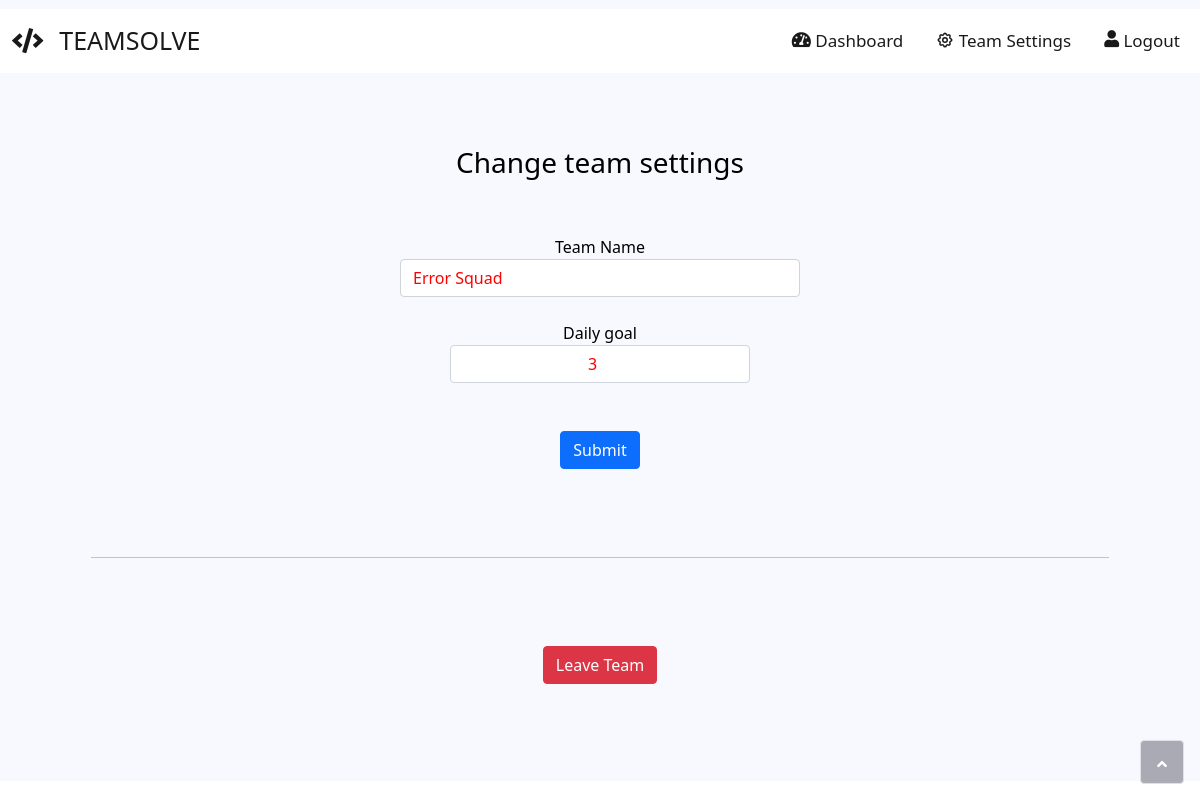
Page /settings (signed in) on the earlier database version.
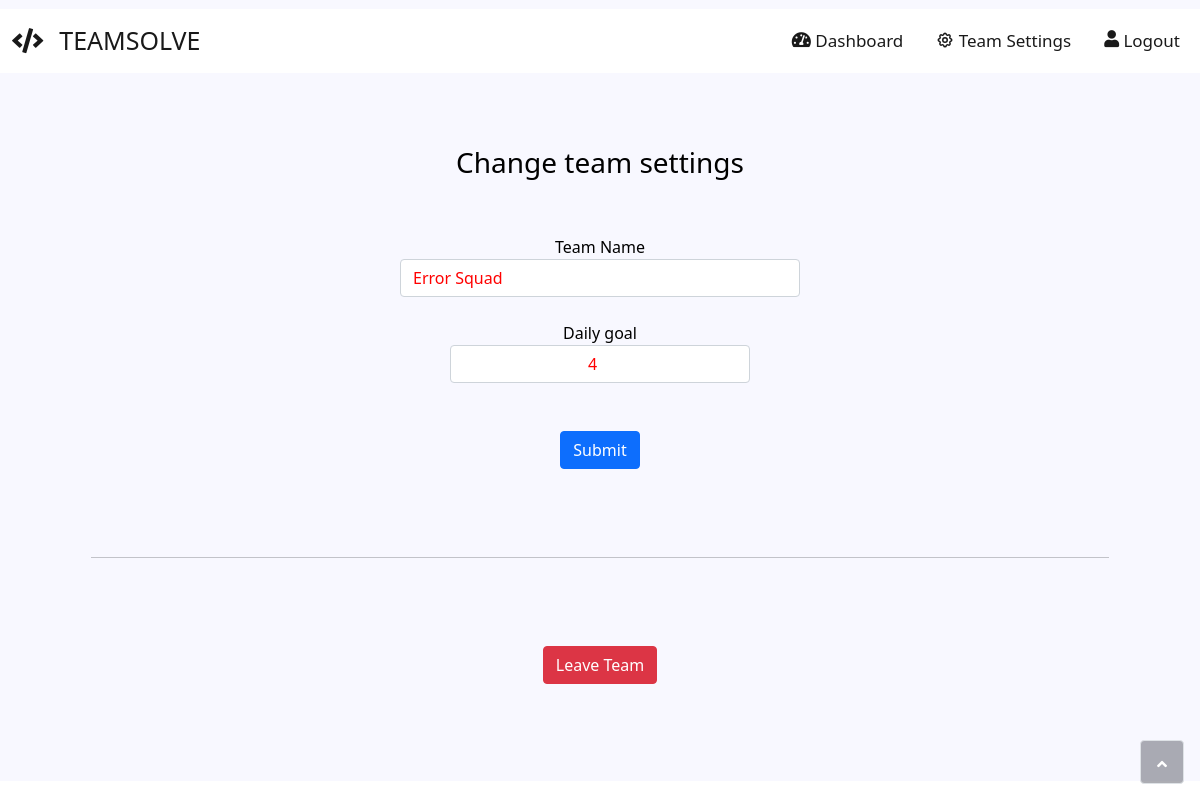
Same page on the later database version.
### website/models.py (models this page shows)
class Team(db.Model):
    id = db.Column(db.Integer, primary_key=True)
    name = db.Column(db.String(150))
    problemsNum = db.Column(db.Integer)
    index = db.Column(db.Integer)
    listNum = db.Column(db.Integer)
    members = db.relationship('User')

### website/views.py (the view, shortened to what this page needs)
@views.route('/settings', methods=['GET', 'POST'])
@login_required
def settings():
    if not current_user.teamId:
        return redirect(url_for('views.home'))
    return render_template("settings.html", user=current_user, team=get_team())

### website/__init__.py (called while the page is built)
def create_app():
    app = Flask(__name__)
    app.config['SECRET_KEY'] = 'hjshjhdjah kjshkjdhjs'
    app.config['SQLALCHEMY_DATABASE_URI'] = f'sqlite:///{DB_NAME}'
    db.init_app(app)
    from .views import views
    from .auth import auth
    app.register_blueprint(views, url_prefix='/')
    app.register_blueprint(auth, url_prefix='/')
    from .models import User, Team, Problem
    create_database(app)
    login_manager = LoginManager()
    login_manager.login_view = 'auth.login'
    login_manager.init_app(app)
    with app.app_context():
        if not Problem.query.get(int(1)):
            load_problems(app)
    @login_manager.user_loader
    def load_user(id):
        return User.query.get(int(id))
    return app

### website/views.py (called while the page is built)
def get_team():
    return Team.query.get(current_user.teamId)

### website/templates/settings.html
{% extends "index.html" %} {% block title %}Home{% endblock %}
{% block content %}
<div style="padding: 49px;">
   <form method="POST">
      <h3 style="color: black; "  align="center">Change team settings</h3>
      <br>
      <br>
      <center>
      <div class="form-group">
         <label style="color: black;"  form="name">Team Name</label>
         <input type="name" style="width: 400px; color: red" class="form-control" id="name" value="{{team.name}}" name="name" placeholder="Enter Name ">
      </div>
      <br>
      <div class="form-group">
         <label style="width: 100px;color: black;" form="name">Daily goal</label>
         <input type="number" style="width: 300px;color: red; text-align: center;" step="1" min="1" max="50" value="{{team.problemsNum}}" class="form-control" id="number" name="number" placeholder="Enter problems number per day">
      </div>
      <br>
      <br>
      <button type="submit" name="btn" value="change" class="btn btn-primary">Submit</button>
      </center>
   </form>
   <br>
   <br>
   <br>
   <hr style="width: auto"/>
   <br>
   <br>
   <br>
   <form  method="POST">
      <center>
         <button type="submit" name="btn" value="leave" class="btn btn-danger">Leave Team</button>
      </center>
   </form>
</div>
<br> <br>
{% endblock %}

### website/templates/index.html (shortened to what this page needs)
<!DOCTYPE html>
<html>
<head>
    <link rel="stylesheet" href="static/bootstrap/css/bootstrap.min.css">
    <link rel="stylesheet" href="static/fonts/fontawesome-all.min.css">
    <link rel="stylesheet" href="static/fonts/font-awesome.min.css">
    <link rel="stylesheet" href="static/fonts/fontawesome5-overrides.min.css">
    <link rel="stylesheet" href="static/css/untitled.css">
    <link rel="stylesheet" href="https://cdn.jsdelivr.net/npm/bootstrap-icons@1.5.0/font/bootstrap-icons.css">
    <link href="https://cdn.jsdelivr.net/npm/bootstrap@5.0.1/dist/css/bootstrap.min.css" rel="stylesheet">
</head>
</head>
<body id="page-top" >
    <div id="wrapper">
        <div class="d-flex flex-column" id="content-wrapper"  style="background: ghostwhite">
            <div id="content">
                <nav class="navbar navbar-light navbar-expand-md bg-white" style="margin-bottom: 24px;margin-top: 9px;font-size: 17px;">
                    <div class="container-fluid"><a  class="navbar-brand d-flex justify-content-center align-items-center sidebar-brand m-0" href="#"><i class="fas fa-code" style="font-size: 25px; "></i>
                            <div class="sidebar-brand-text mx-3" style="font-size: 25px;"><span>TEAMSOLVE</span></div>
                        </a><button data-bs-toggle="collapse" class="navbar-toggler" data-bs-target="#navcol-2"><span class="visually-hidden">Toggle navigation</span></button>
                        <div class="collapse navbar-collapse d-md-flex d-lg-flex" style="     justify-content: right!important;" id="navcol-2">
                            <ul class="navbar-nav d-md-flex">
                                {% if user.id %}
                                <li class="nav-item"><a class="nav-link active d-md-flex align-items-md-start" href="/" style="margin-right: 17px;"><i class="fas fa-tachometer-alt" style="margin-top: 3px;"></i><span>&nbsp;Dashboard</span></a></li>
                                    {% if user.teamId %}
                                        <li class="nav-item"><a class="nav-link active d-md-flex align-items-md-start" href="/settings" style="margin-right: 17px;"><span class="d-lg-flex align-items-lg-start">&nbsp;Team Settings</span></a></li>
                                    {% endif %}
                            </ul>
                                <ul class="navbar-nav d-md-flex justify-content-md-center">
                                    <li class="nav-item"><a class="nav-link active d-md-flex align-items-md-start" id="logout" href="/logout"><i class="fas fa-user" style="margin-top: 2px;"></i><span>&nbsp;Logout</span></a></li>
                                </ul>
                                {% else %}
                                <div class="container" >
                                        {% block buttons %} {% endblock %}
                                </div>
                                {% endif %}
                        </div>
                    </div>
                </nav>
                        <div class="container" >
                            {% block content %} {% endblock %}
                        </div>
                </div>
        </div><a class="border rounded d-inline scroll-to-top" href="#page-top"><i class="fas fa-angle-up"></i></a>
    </div>
</body>
</html>

Differences in the rows shown:
changed Team "Error Squad": number "3" → "4"
